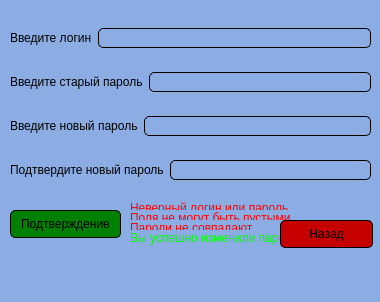
<?xml version="1.0" encoding="UTF-8"?>
<ui version="4.0">
 <class>MainWindow</class>
 <widget class="QMainWindow" name="MainWindow">
  <property name="geometry">
   <rect>
    <x>0</x>
    <y>0</y>
    <width>380</width>
    <height>302</height>
   </rect>
  </property>
  <property name="windowTitle">
   <string>MainWindow</string>
  </property>
  <property name="styleSheet">
   <string notr="true">
background-color: rgb(139, 173, 227);</string>
  </property>
  <widget class="QWidget" name="centralwidget">
   <widget class="QWidget" name="verticalLayoutWidget">
    <property name="geometry">
     <rect>
      <x>10</x>
      <y>10</y>
      <width>361</width>
      <height>191</height>
     </rect>
    </property>
    <layout class="QVBoxLayout" name="verticalLayout">
     <item>
      <layout class="QHBoxLayout" name="horizontalLayout_3">
       <item>
        <widget class="QLabel" name="label_4">
         <property name="text">
          <string>Введите логин</string>
         </property>
        </widget>
       </item>
       <item>
        <widget class="QLineEdit" name="login">
         <property name="styleSheet">
          <string notr="true">
border-style: outset;
border-width: 1px;
border-radius: 5px;
border-color: black;
padding: 1px;
</string>
         </property>
        </widget>
       </item>
      </layout>
     </item>
     <item>
      <layout class="QHBoxLayout" name="horizontalLayout_6">
       <item>
        <widget class="QLabel" name="label">
         <property name="text">
          <string>Введите старый пароль</string>
         </property>
        </widget>
       </item>
       <item>
        <widget class="QLineEdit" name="passw1">
         <property name="styleSheet">
          <string notr="true">
border-style: outset;
border-width: 1px;
border-radius: 5px;
border-color: black;
padding: 1px;
</string>
         </property>
        </widget>
       </item>
      </layout>
     </item>
     <item>
      <layout class="QHBoxLayout" name="horizontalLayout_4">
       <item>
        <widget class="QLabel" name="label_2">
         <property name="text">
          <string>Введите новый пароль</string>
         </property>
        </widget>
       </item>
       <item>
        <widget class="QLineEdit" name="passw2">
         <property name="styleSheet">
          <string notr="true">
border-style: outset;
border-width: 1px;
border-radius: 5px;
border-color: black;
padding: 1px;
</string>
         </property>
         <property name="text">
          <string/>
         </property>
        </widget>
       </item>
      </layout>
     </item>
     <item>
      <layout class="QHBoxLayout" name="horizontalLayout">
       <item>
        <widget class="QLabel" name="label_3">
         <property name="text">
          <string>Подтвердите новый пароль</string>
         </property>
        </widget>
       </item>
       <item>
        <widget class="QLineEdit" name="passw3">
         <property name="styleSheet">
          <string notr="true">
border-style: outset;
border-width: 1px;
border-radius: 5px;
border-color: black;
padding: 1px;
</string>
         </property>
        </widget>
       </item>
      </layout>
     </item>
    </layout>
   </widget>
   <widget class="QPushButton" name="btn_go">
    <property name="geometry">
     <rect>
      <x>10</x>
      <y>210</y>
      <width>111</width>
      <height>28</height>
     </rect>
    </property>
    <property name="styleSheet">
     <string notr="true">background-color: green;
border-style: outset;
border-width: 1px;
border-radius: 5px;
border-color: black;
padding: 1px;
</string>
    </property>
    <property name="text">
     <string>Подтверждение</string>
    </property>
   </widget>
   <widget class="QLabel" name="enter_denied">
    <property name="enabled">
     <bool>true</bool>
    </property>
    <property name="geometry">
     <rect>
      <x>130</x>
      <y>200</y>
      <width>201</width>
      <height>16</height>
     </rect>
    </property>
    <property name="styleSheet">
     <string notr="true">color: rgb(255, 0, 0);</string>
    </property>
    <property name="text">
     <string>Неверный логин или пароль</string>
    </property>
   </widget>
   <widget class="QLabel" name="label2">
    <property name="geometry">
     <rect>
      <x>130</x>
      <y>210</y>
      <width>201</width>
      <height>16</height>
     </rect>
    </property>
    <property name="styleSheet">
     <string notr="true">color: rgb(255, 0, 0);</string>
    </property>
    <property name="text">
     <string>Поля не могут быть пустыми</string>
    </property>
   </widget>
   <widget class="QLabel" name="label3">
    <property name="geometry">
     <rect>
      <x>130</x>
      <y>220</y>
      <width>201</width>
      <height>16</height>
     </rect>
    </property>
    <property name="styleSheet">
     <string notr="true">color: rgb(255, 0, 0);</string>
    </property>
    <property name="text">
     <string>Пароли не совпадают</string>
    </property>
   </widget>
   <widget class="QLabel" name="label_5">
    <property name="geometry">
     <rect>
      <x>130</x>
      <y>230</y>
      <width>201</width>
      <height>16</height>
     </rect>
    </property>
    <property name="styleSheet">
     <string notr="true">color: rgb(0, 255, 0);</string>
    </property>
    <property name="text">
     <string>Вы успешно изменили пароль</string>
    </property>
   </widget>
   <widget class="QPushButton" name="btn_revers">
    <property name="geometry">
     <rect>
      <x>280</x>
      <y>220</y>
      <width>93</width>
      <height>28</height>
     </rect>
    </property>
    <property name="styleSheet">
     <string notr="true">border-style: outset;
background-color: rgb(198, 0, 0);
border-width: 1px;
border-radius: 5px;
border-color: black;
padding: 1px;

</string>
    </property>
    <property name="text">
     <string>Назад</string>
    </property>
   </widget>
  </widget>
  <widget class="QMenuBar" name="menubar">
   <property name="geometry">
    <rect>
     <x>0</x>
     <y>0</y>
     <width>380</width>
     <height>26</height>
    </rect>
   </property>
  </widget>
  <widget class="QStatusBar" name="statusbar"/>
 </widget>
 <resources/>
 <connections/>
</ui>
